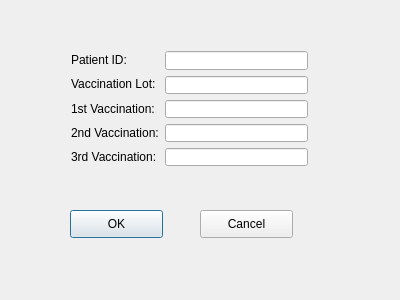
<?xml version="1.0" encoding="UTF-8"?>
<ui version="4.0">
 <class>add_ScoreDlg</class>
 <widget class="QDialog" name="add_ScoreDlg">
  <property name="geometry">
   <rect>
    <x>0</x>
    <y>0</y>
    <width>400</width>
    <height>300</height>
   </rect>
  </property>
  <property name="windowTitle">
   <string>add_ScoreDlg</string>
  </property>
  <widget class="QPushButton" name="pushButton">
   <property name="geometry">
    <rect>
     <x>70</x>
     <y>210</y>
     <width>93</width>
     <height>28</height>
    </rect>
   </property>
   <property name="text">
    <string>OK</string>
   </property>
  </widget>
  <widget class="QPushButton" name="pushButton_2">
   <property name="geometry">
    <rect>
     <x>200</x>
     <y>210</y>
     <width>93</width>
     <height>28</height>
    </rect>
   </property>
   <property name="text">
    <string>Cancel</string>
   </property>
  </widget>
  <widget class="QWidget" name="">
   <property name="geometry">
    <rect>
     <x>60</x>
     <y>40</y>
     <width>259</width>
     <height>137</height>
    </rect>
   </property>
   <layout class="QHBoxLayout" name="horizontalLayout">
    <item>
     <layout class="QVBoxLayout" name="verticalLayout_2">
      <item>
       <widget class="QLabel" name="label">
        <property name="text">
         <string>Patient ID:</string>
        </property>
       </widget>
      </item>
      <item>
       <widget class="QLabel" name="label_2">
        <property name="text">
         <string>Vaccination Lot:</string>
        </property>
       </widget>
      </item>
      <item>
       <widget class="QLabel" name="label_3">
        <property name="text">
         <string>1st Vaccination:</string>
        </property>
       </widget>
      </item>
      <item>
       <widget class="QLabel" name="label_4">
        <property name="text">
         <string>2nd Vaccination:</string>
        </property>
       </widget>
      </item>
      <item>
       <widget class="QLabel" name="label_5">
        <property name="text">
         <string>3rd Vaccination:</string>
        </property>
       </widget>
      </item>
     </layout>
    </item>
    <item>
     <layout class="QVBoxLayout" name="verticalLayout">
      <item>
       <widget class="QLineEdit" name="sno_Edit"/>
      </item>
      <item>
       <widget class="QLineEdit" name="cno_Edit"/>
      </item>
      <item>
       <widget class="QLineEdit" name="fscore_Edit"/>
      </item>
      <item>
       <widget class="QLineEdit" name="sscore_Edit"/>
      </item>
      <item>
       <widget class="QLineEdit" name="tscore_Edit"/>
      </item>
     </layout>
    </item>
   </layout>
  </widget>
 </widget>
 <layoutdefault spacing="6" margin="11"/>
 <resources/>
 <connections/>
</ui>
